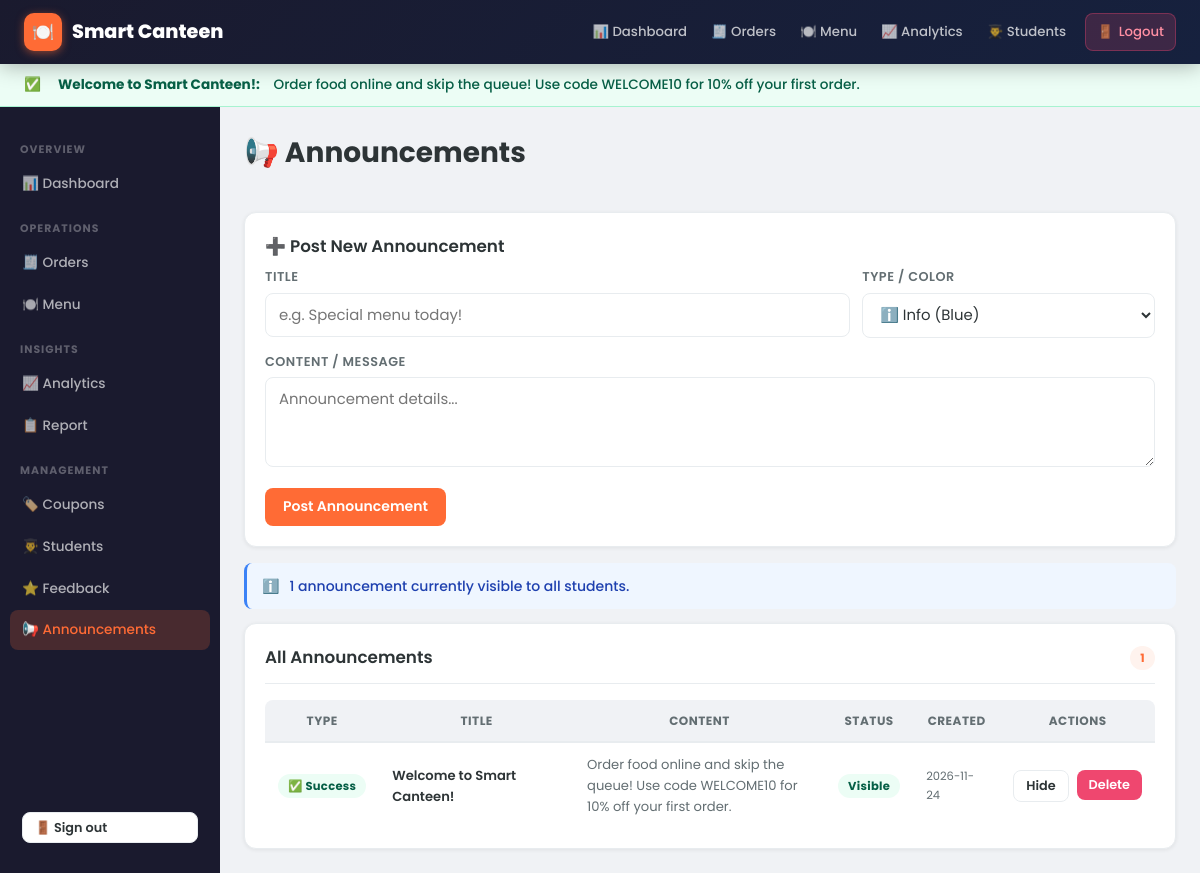
Page /admin/announcements (signed in) on the committed database.
### tables this page shows
CREATE TABLE announcements(
        id INTEGER PRIMARY KEY AUTOINCREMENT, title TEXT, content TEXT,
        type TEXT DEFAULT 'info', active INTEGER DEFAULT 1,
        created_at TEXT DEFAULT (datetime('now','localtime')));

### app.py (the view, shortened to what this page needs)
@app.route("/admin/announcements", methods=["GET", "POST"])
@admin_required
def admin_announcements():
    announcements = many("SELECT * FROM announcements ORDER BY id DESC")
    return render_template("admin_announcements.html", announcements=announcements)

### app.py (called while the page is built, shortened)
def db():
    if "db" not in g:
        g.db = sqlite3.connect(DB)
        g.db.row_factory = sqlite3.Row
        g.db.execute("PRAGMA journal_mode=WAL")
        g.db.execute("PRAGMA foreign_keys=ON")
    return g.db

def many(sql, a=()):
    return db().execute(sql, a).fetchall()

def admin_required(f):
    @wraps(f)
    def w(*a, **k):
        if session.get("role") != "admin":
            flash("Admin access only.")
            return redirect(url_for("login"))
        return f(*a, **k)
    return w

@app.context_processor
def inject():
    d = {"wallet_bal": 0, "ready_count": 0, "cart_count": 0,
         "unread_notif": 0, "active_announcements": []}
    if session.get("uid"):
        d["active_announcements"] = many(
            "SELECT * FROM announcements WHERE active=1 ORDER BY id DESC LIMIT 3")
    return d

### templates/admin_announcements.html (shortened to what this page needs)
{% extends "base.html" %}
{% block content %}
<div class="page-header">
  <h1>📢 Announcements</h1>
</div>
<div class="card">
  <h3>➕ Post New Announcement</h3>
  <form method="post">
    <div style="display:grid;grid-template-columns:2fr 1fr;gap:12px;">
      <div class="form-group">
        <label>Title</label>
        <input name="title" placeholder="e.g. Special menu today!" required>
      </div>
      <div class="form-group">
        <label>Type / Color</label>
        <select name="type">
          <option value="info">ℹ️ Info (Blue)</option>
        </select>
      </div>
    </div>
    <div class="form-group">
      <label>Content / Message</label>
      <textarea name="content" placeholder="Announcement details..." required></textarea>
    </div>
    <button type="submit" class="btn btn-primary">Post Announcement</button>
  </form>
</div>
{% set active_count = announcements|selectattr('active')|list|length %}
{% if active_count %}
<div class="info-box info">
  ℹ️ <span>{{ active_count }} announcement{{ 's' if active_count != 1 }} currently visible to all students.</span>
</div>
{% endif %}
<div class="card mb-0">
  <div class="card-header">
    <h3 class="mb-0">All Announcements</h3>
    <span class="badge badge-primary">{{ announcements|length }}</span>
  </div>
  <div class="table-wrapper">
    <table>
      <thead><tr><th>Type</th><th>Title</th><th>Content</th><th>Status</th><th>Created</th><th>Actions</th></tr></thead>
      <tbody>
        {% for a in announcements %}
        <tr>
          <td>
            <span class="badge badge-{{ 'success' if a.type == 'success' else 'info' if a.type == 'info' else 'warning' }}">
              {% if a.type == 'success' %}✅{% elif a.type == 'warning' %}⚠️{% else %}ℹ️{% endif %}
              {{ a.type|capitalize }}
            </span>
          </td>
          <td class="fw-semi fs-sm">{{ a.title }}</td>
          <td class="fs-sm text-muted" style="max-width:280px;">{{ a.content[:100] + '...' if a.content|length > 100 else a.content }}</td>
          <td>{% if a.active %}<span class="badge badge-success">Visible</span>{% else %}<span class="badge">Hidden</span>{% endif %}</td>
          <td class="fs-xs text-muted">{{ a.created_at[:10] }}</td>
          <td>
            <div class="d-flex gap-sm">
              <form method="post" action="/admin/announcements/{{ a.id }}/toggle">
                <button class="btn btn-secondary btn-sm">{{ 'Hide' if a.active else 'Show' }}</button>
              </form>
              <form method="post" action="/admin/announcements/{{ a.id }}/delete" onsubmit="return confirm('Delete this announcement?')">
                <button class="btn btn-danger btn-sm">Delete</button>
              </form>
            </div>
          </td>
        </tr>
        {% else %}
        <tr class="empty-row"><td colspan="6"><p>No announcements yet. Create one above!</p></td></tr>
        {% endfor %}
      </tbody>
    </table>
  </div>
</div>
{% endblock %}

### templates/base.html (shortened to what this page needs)
<!DOCTYPE html>
<html lang="en">
<head>
<link rel="stylesheet" href="{{ url_for('static', filename='style.css') }}">
</head>
<body>
<nav class="navbar">
  <a href="/" class="brand">
    <div class="brand-icon">🍽️</div>
    <span>Smart Canteen</span>
  </a>
  <div class="nav-links">
    {% if session.role == 'admin' %}
      <a href="/admin" class="nav-link">📊 Dashboard</a>
      <a href="/admin/orders" class="nav-link">🧾 Orders</a>
      <a href="/admin/menu" class="nav-link">🍽️ Menu</a>
      <a href="/admin/analytics" class="nav-link">📈 Analytics</a>
      <a href="/admin/students" class="nav-link">👨‍🎓 Students</a>
    {% endif %}
    {% if session.uid %}
      <a href="/logout" class="nav-link" title="Sign out" style="margin-left:6px;background:rgba(239,71,111,0.18);color:#FF8FA3;border:1px solid rgba(239,71,111,0.35);">🚪 <span>Logout</span></a>
    {% endif %}
  </div>
</nav>
{% for ann in active_announcements %}
<div class="announcement-bar {{ ann.type }}">
  {% if ann.type == 'success' %}✅{% elif ann.type == 'warning' %}⚠️{% else %}ℹ️{% endif %}
  &nbsp;<strong>{{ ann.title }}:</strong>&nbsp;{{ ann.content }}
</div>
{% endfor %}
{% if session.role == 'admin' %}
<div class="admin-layout">
  <aside class="admin-sidebar">
    <div class="sidebar-section">Overview</div>
    <a href="/admin" class="sidebar-link {{ 'active' if request.endpoint == 'admin_home' }}">📊 Dashboard</a>
    <div class="sidebar-section">Operations</div>
    <a href="/admin/orders" class="sidebar-link {{ 'active' if request.endpoint in ['admin_orders','admin_status','admin_cancel'] }}">🧾 Orders</a>
    <a href="/admin/menu" class="sidebar-link {{ 'active' if request.endpoint in ['admin_menu','admin_edit','admin_restock','admin_toggle','admin_delete'] }}">🍽️ Menu</a>
    <div class="sidebar-section">Insights</div>
    <a href="/admin/analytics" class="sidebar-link {{ 'active' if request.endpoint == 'admin_analytics' }}">📈 Analytics</a>
    <a href="/admin/report" class="sidebar-link {{ 'active' if request.endpoint in ['admin_report','admin_report_csv'] }}">📋 Report</a>
    <div class="sidebar-section">Management</div>
    <a href="/admin/coupons" class="sidebar-link {{ 'active' if request.endpoint in ['admin_coupons','coupon_toggle','coupon_delete'] }}">🏷️ Coupons</a>
    <a href="/admin/students" class="sidebar-link {{ 'active' if request.endpoint in ['admin_students','admin_credit'] }}">👨‍🎓 Students</a>
    <a href="/admin/feedback" class="sidebar-link {{ 'active' if request.endpoint == 'admin_feedback' }}">⭐ Feedback</a>
    <a href="/admin/announcements" class="sidebar-link {{ 'active' if request.endpoint in ['admin_announcements','announcement_toggle','announcement_delete'] }}">📢 Announcements</a>
    <div style="flex:1"></div>
    <div style="padding:10px 12px;">
      <a href="/logout" class="btn btn-secondary btn-sm w-full">🚪 Sign out</a>
    </div>
  </aside>
  <main class="admin-content">
    {{ self.content() }}
  </main>
</div>
{% else %}
{% block wrapper %}
<div class="container">
  {% block content %}{% endblock %}
</div>
{% endblock %}
{% endif %}
</body>
</html>

### rows in the picture
announcements: title "Welcome to Smart Canteen!", content "Order food online and skip the queue! Use code WELCOME10 for 10% off your first order.", type "Success", shows "Visible", created_at "2026-11-24", active "Hide"

### other values in the picture
{{ active_count }} "1"
{{ announcements|length }} "1"
